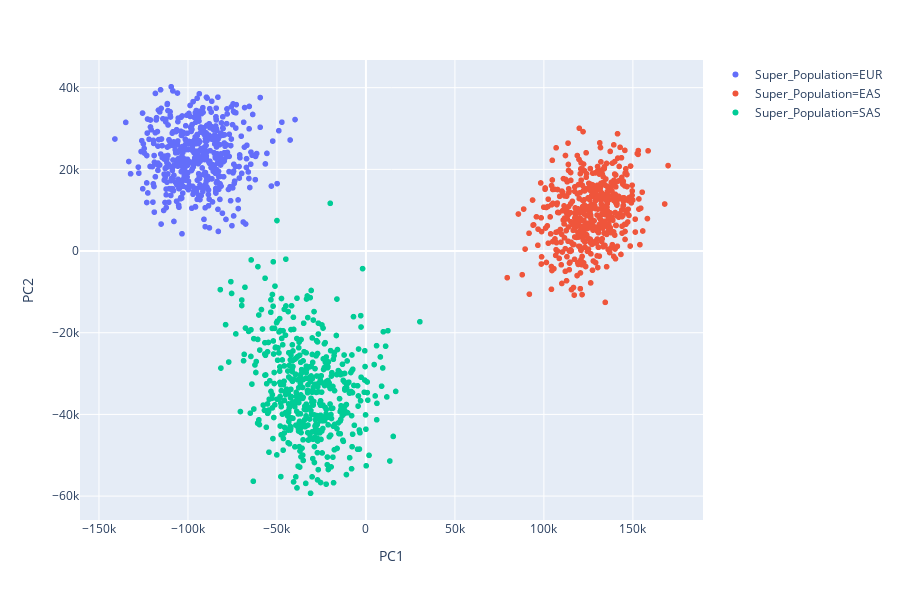

Notebook code cell kept with this figure:
### Code cell
px.scatter(euras_df, x='PC1',
                     y='PC2',
                    color = "Super_Population")

# px.update_layout(
#     xaxis_title="PC1",
#     yaxis_title="PC2",
#     font=dict(
#         family="Courier New, monospace",
#         size=20
#     )
# )

# plotly.offline.plot(fig, filename='euras_pc1_pc2.html') 
# px.show()

### Figure 1 — Plotly figure (JSON) as saved in the notebook; plotly's stock layout.template omitted (floating-point values rounded to 4 significant figures; data arrays with more than 128 entries replaced by an {"elided": "..."} marker saying what was removed)
{"data": [{"hoverlabel": {"namelength": 0}, "hovertemplate": "Super_Population=EUR<br>PC1=%{x}<br>PC2=%{y}", "legendgroup": "Super_Population=EUR", "marker": {"color": "#636efa", "symbol": "circle"}, "mode": "markers", "name": "Super_Population=EUR", "showlegend": true, "type": "scattergl", "x": {"elided": "503 float values"}, "xaxis": "x", "y": {"elided": "503 float values"}, "yaxis": "y"}, {"hoverlabel": {"namelength": 0}, "hovertemplate": "Super_Population=EAS<br>PC1=%{x}<br>PC2=%{y}", "legendgroup": "Super_Population=EAS", "marker": {"color": "#EF553B", "symbol": "circle"}, "mode": "markers", "name": "Super_Population=EAS", "showlegend": true, "type": "scattergl", "x": {"elided": "504 float values"}, "xaxis": "x", "y": {"elided": "504 float values"}, "yaxis": "y"}, {"hoverlabel": {"namelength": 0}, "hovertemplate": "Super_Population=SAS<br>PC1=%{x}<br>PC2=%{y}", "legendgroup": "Super_Population=SAS", "marker": {"color": "#00cc96", "symbol": "circle"}, "mode": "markers", "name": "Super_Population=SAS", "showlegend": true, "type": "scattergl", "x": {"elided": "489 float values"}, "xaxis": "x", "y": {"elided": "489 float values"}, "yaxis": "y"}], "layout": {"height": 600, "legend": {"tracegroupgap": 0}, "margin": {"t": 60}, "xaxis": {"anchor": "y", "domain": [0, 1], "title": {"text": "PC1"}}, "yaxis": {"anchor": "x", "domain": [0, 1], "title": {"text": "PC2"}}}}
